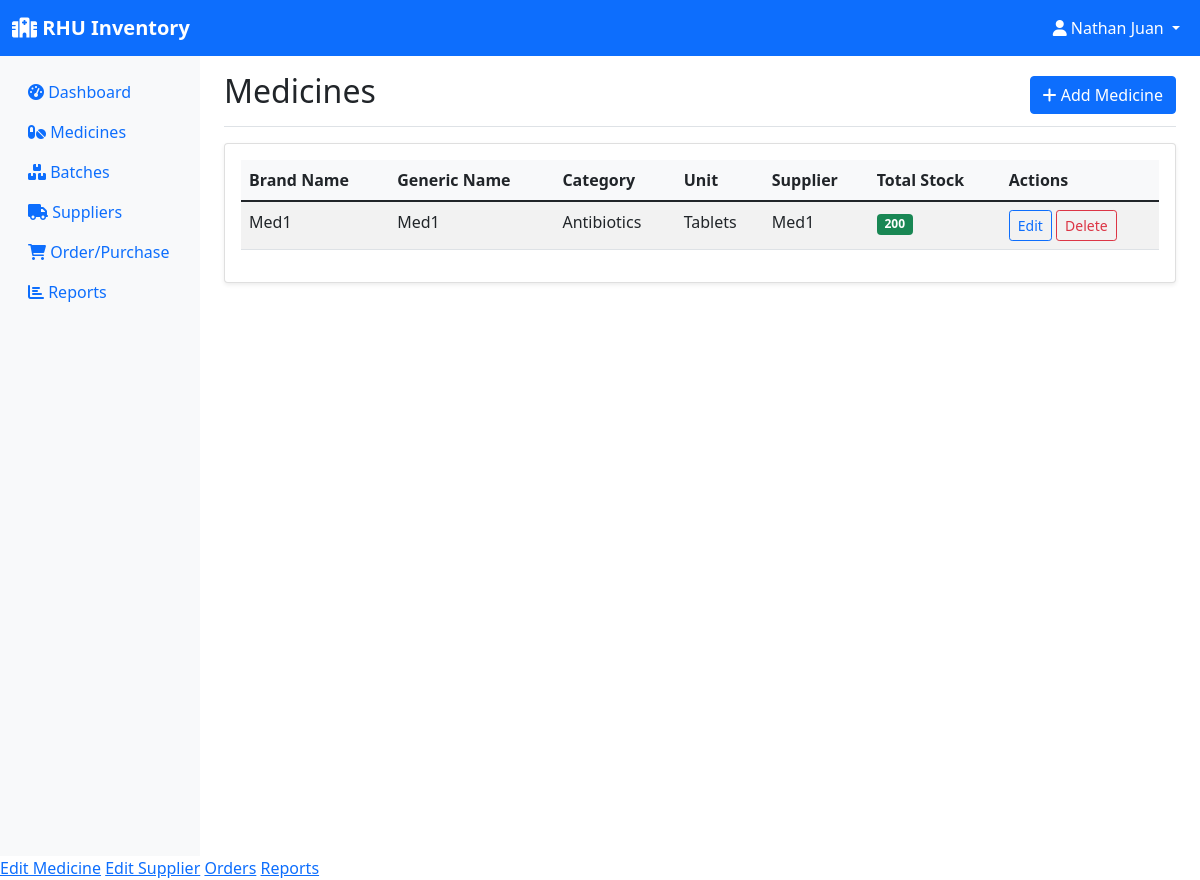
Before: /inventory (signed in) with the older database file.
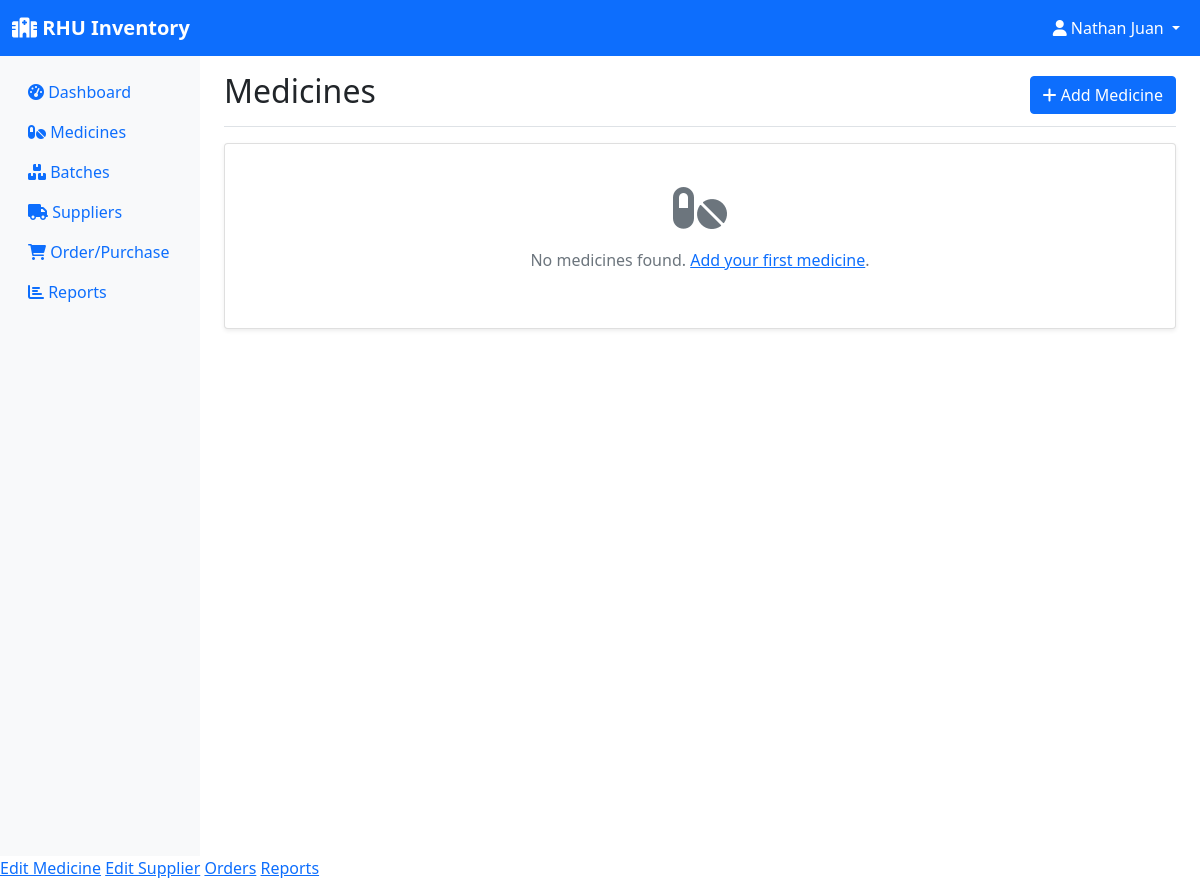
After: the same page with the newer database file.
### models.py (models this page shows, shortened)
class Medicine(db.Model):
    id = db.Column(db.Integer, primary_key=True)
    name = db.Column(db.String(100), nullable=False)
    generic_name = db.Column(db.String(100))
    category = db.Column(db.String(50))
    unit = db.Column(db.String(20))  # e.g., tablets, bottles, etc.
    supplier_id = db.Column(db.Integer, db.ForeignKey('supplier.id'), nullable=False)
    created_at = db.Column(db.DateTime, default=datetime.utcnow)
    batches = db.relationship('Batch', backref='medicine', lazy=True)
    order_items = db.relationship('OrderItem', backref='medicine', lazy=True)
    @property
    def total_quantity(self):
        return sum(batch.quantity for batch in self.batches)

class Supplier(db.Model):
    id = db.Column(db.Integer, primary_key=True)
    name = db.Column(db.String(100), nullable=False)
    contact_person = db.Column(db.String(100))
    phone = db.Column(db.String(20))
    email = db.Column(db.String(120))
    address = db.Column(db.String(200))
    created_at = db.Column(db.DateTime, default=datetime.utcnow)
    medicines = db.relationship('Medicine', backref='supplier', lazy=True)
    orders = db.relationship('Order', backref='supplier', lazy=True)

class Batch(db.Model):
    id = db.Column(db.Integer, primary_key=True)
    batch_number = db.Column(db.String(50), nullable=False)
    medicine_id = db.Column(db.Integer, db.ForeignKey('medicine.id'), nullable=False)
    quantity = db.Column(db.Integer, nullable=False)
    expiration_date = db.Column(db.Date, nullable=False)
    manufacturing_date = db.Column(db.Date)
    unit_price = db.Column(db.Float)
    created_at = db.Column(db.DateTime, default=datetime.utcnow)
    transactions = db.relationship('StockTransaction', backref='batch', lazy=True)

### app.py (the view)
@app.route('/inventory')
@login_required
def inventory():
    medicines = Medicine.query.all()
    return render_template('inventory.html', medicines=medicines)

### app.py (called while the page is built)
@login_manager.user_loader
def load_user(user_id):
    return User.query.get(int(user_id))

### templates/inventory.html (shortened to what this page needs)
{% extends "base.html" %}
{% block content %}
<div class="d-flex justify-content-between flex-wrap flex-md-nowrap align-items-center pt-3 pb-2 mb-3 border-bottom">
    <h1 class="h2">Medicines</h1>
    {% if current_user.role != 'employee' %}
    <a href="{{ url_for('add_medicine') }}" class="btn btn-primary">
        <i class="fas fa-plus"></i> Add Medicine
    </a>
    {% endif %}
</div>
<div class="card">
    <div class="card-body">
        {% if medicines %}
        <div class="table-responsive">
            <table class="table table-striped">
                <thead>
                    <tr>
                        <th>Brand Name</th>
                        <th>Generic Name</th>
                        <th>Category</th>
                        <th>Unit</th>
                        <th>Supplier</th>
                        <th>Total Stock</th>
                        <th>Actions</th>
                    </tr>
                </thead>
                <tbody>
                    {% for medicine in medicines %}
                    <tr>
                        <td>{{ medicine.name }}</td>
                        <td>{{ medicine.generic_name or '-' }}</td>
                        <td>{{ medicine.category or '-' }}</td>
                        <td>{{ medicine.unit or '-' }}</td>
                        <td>{{ medicine.supplier.name }}</td>
                        <td>
                            <span class="badge bg-{{ 'danger' if medicine.total_quantity <= 10 else 'success' }}">
                                {{ medicine.total_quantity }}
                            </span>
                        </td>
                        <td>
                            {% if current_user.role != 'employee' %}
                                <a href="{{ url_for('edit_medicine', id=medicine.id) }}" class="btn btn-sm btn-outline-primary">
                                    Edit
                                </a>
                            {% endif %}
                            <form method="POST" action="{{ url_for('delete_medicine', id=medicine.id) }}" class="d-inline"
                                  onsubmit="return confirm('Are you sure you want to delete this medicine?');">
                                {% if current_user.role == 'admin' %}
                                    <button type="submit" class="btn btn-sm btn-outline-danger">Delete</button>
                                {% endif %}
                            </form>
                        </td>
                    </tr>
                    {% endfor %}
                </tbody>
            </table>
        </div>
        {% else %}
        <div class="text-center py-4">
            <i class="fas fa-pills fa-3x text-muted mb-3"></i>
            <p class="text-muted">No medicines found. <a href="{{ url_for('add_medicine') }}">Add your first medicine</a>.</p>
        </div>
        {% endif %}
    </div>
</div>
{% endblock %}

Changed rows visible on the page:
removed Medicine: name "Med1", generic_name "Med1", category "Antibiotics", unit "Tablets", supplier.name "Med1", total_quantity "200"
Other visible differences:
text no longer shown: "Brand Name Generic Name Category Unit Supplier Total Stock Actions"
text now shown: "No medicines found. Add your first medicine ."
